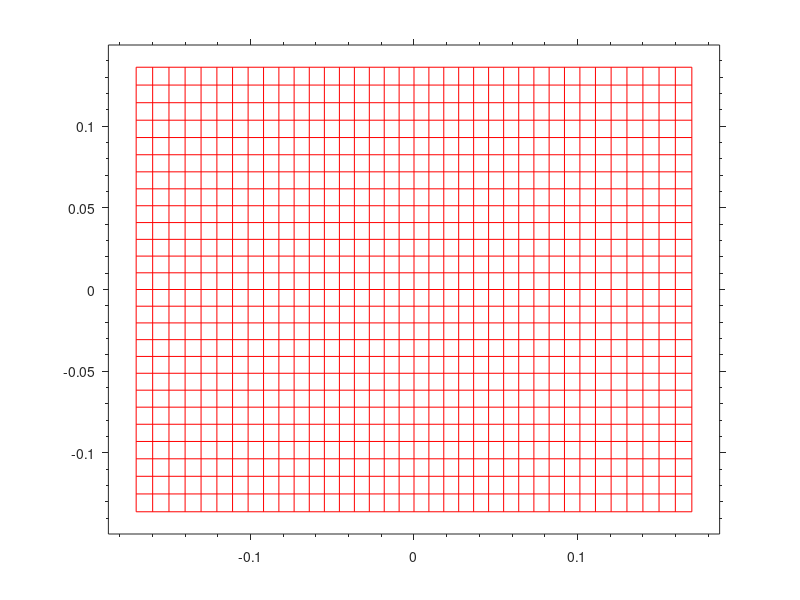

Source code (MATLAB):
function makeReferenceMesh( viewDist_m, xSize_m ,ySize_m ,xDots_n ,yDots_n, gridColour )
%MAKEREFERENCEMESH generates a figure for use in monitor geometry
%calibration.
%
%The flat surface of a monitor means that the angle that is
%subtended by a given distance on the screen changes a function of
%position on the screen. This isn't a big issue at standard viewing
%distances, but for very close viewing distances (< 0.5 m) it becomes more
%important. The figure should be exported as a vector image, then imported
%into e.g. Illustrator or Inkscape to get the scaling right before
%printing. Once it's printed onto a transparency, stick it on the front of
%the screen and run the DisplayUndistortionBVL routine.
%
%   MAKEREFERENCEMESH displays a mesh with (sensible) default values.
%
%   MAKEREFERENCEMESH( viewDist_m, xSize_m, ySize_m, xDots_n, yDots_n,
%   gridColour) lets you specify:
%
%   viewDist_m, the viewing distance in metres. Defaults to 0.500.
%
%   xSize_m, the full horizontal subtense of the calibration grid in 
%   metres. A good way to set this is to run the DisplayUndistortionBVL
%   routine, and measure the distance between the most extreme dots.
%   Defaults to 0.340.
%
%   ySize_m, the full vertical subtense of the grid in metres. Defaults to
%   0.272.
%
%   xDots_n, the number of columns of dots. Defaults to 37, which is also
%   the default for DisplayUndistortionBVL.
%
%   yDots_n, the number of rows of dots. Defaults to 27, which is also the
%   default for DisplayUndistortionBVL.
%
%   gridColour, the colour of the grid lines. Can be a character (see help
%   plot for a list) or an RGB triplet. Defaults to 'r' for red.

if (nargin < 6) || isempty(gridColour)
    gridColour = 'r';
end

if (nargin < 5) || isempty(yDots_n)
    yDots_n = 27;
end

if (nargin < 4) || isempty(xDots_n)
    xDots_n = 37;
end

if (nargin < 3) || isempty(ySize_m)
    ySize_m = .272;
end

if (nargin < 2) || isempty(xSize_m)
    xSize_m = .340;
end

if (nargin < 1) || isempty(viewDist_m)
    viewDist_m = .500;
end

% Calculate angular subtense at widest point
xMax_m = xSize_m/2;
yMax_m = ySize_m/2;

xMax_dva = rad2deg(atan(xMax_m/viewDist_m));
yMax_dva = rad2deg(atan(yMax_m/viewDist_m));

xAngles_dva = linspace(-xMax_dva,xMax_dva,xDots_n);
yAngles_dva = linspace(-yMax_dva,yMax_dva,yDots_n);

xVect_m = tan(deg2rad(xAngles_dva))*viewDist_m;
yVect_m = tan(deg2rad(yAngles_dva))*viewDist_m;

figure('Color','white');

for thisX = 1:xDots_n
    line(xVect_m(thisX)*ones(1,2), [-yMax_m yMax_m], 'color', gridColour);
end

for thisY = 1:yDots_n
    line([-xMax_m xMax_m], yVect_m(thisY)*ones(1,2), 'color', gridColour);
end

axis equal;
box on;
axis([(-1.1*xMax_m) (1.1*xMax_m) (-1.1*yMax_m) (1.1*yMax_m)]);
set(gca, 'TickDir','out','XMinorTick','on','YMinorTick','on');